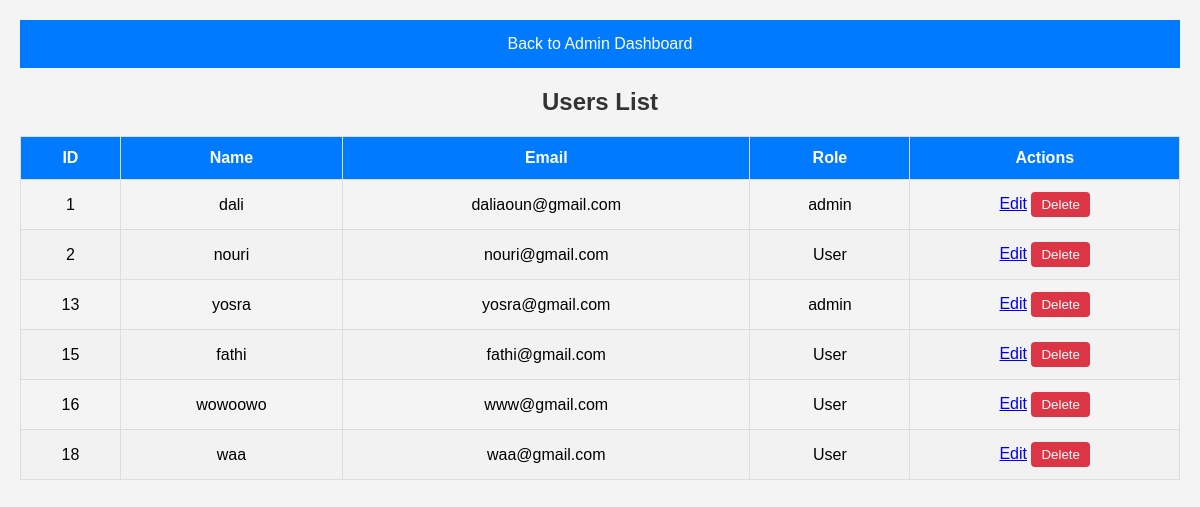
Page /app/views/DisplayUsers.php (signed in) on the committed database.
### tables this page shows
CREATE TABLE `users` (
  `id` int(11) NOT NULL,
  `name` varchar(100) NOT NULL,
  `email` varchar(100) NOT NULL,
  `password` varchar(255) NOT NULL,
  `created_at` timestamp NULL DEFAULT current_timestamp(),
  `role` varchar(50) DEFAULT NULL
);

### app/controllers/UserCrudController.php (called while the page is built, shortened)
<?php
require_once '../models/User.php';
class UserCrudController {
    private $userModel;
    public function __construct($db) {
        $this->userModel = new User($db);
    }
    public function getUsers() {
        return $this->userModel->getAllUsers();
    }
}
?>

### app/models/User.php (called while the page is built, shortened)
<?php
class User {
    private $conn;
    private $table_name = "users";
    public function __construct($db) {
        $this->conn = $db;
    }
    public function getAllUsers() {
        $query = "SELECT * FROM " . $this->table_name;
        $stmt = $this->conn->query($query);
        return $stmt->fetch_all(MYSQLI_ASSOC);
    }
}

### app/views/DisplayUsers.php (the view, shortened to what this page needs)
<?php
require_once '../controllers/UserCrudController.php';
$database = new Database();
$db = $database->connect();
$userCrudController = new UserCrudController($db);
$users = $userCrudController->getUsers();
?>
<!DOCTYPE html>
<html lang="en">
<head>
</head>
<body>
    <div class="navbar">
        <a href="Dashboard.php">Back to Admin Dashboard</a>
    </div>
    <h2>Users List</h2>
    <table>
        <thead>
            <tr>
                <th>ID</th>
                <th>Name</th>
                <th>Email</th>
                <th>Role</th>
                <th>Actions</th>
            </tr>
        </thead>
        <tbody>
            <?php if (!empty($users)): ?>
                <?php foreach ($users as $user): ?>
                    <tr>
                        <td><?php echo $user['id']; ?></td>
                        <td><?php echo htmlspecialchars($user['name']); ?></td>
                        <td><?php echo htmlspecialchars($user['email']); ?></td>
                        <td><?php echo $user['role'] ? htmlspecialchars($user['role']) : 'User'; ?></td>
                        <td>
                            <a href="EditUser.php?id=<?php echo $user['id']; ?>">Edit</a>
                            <form method="POST" action="DeleteUser.php" style="display:inline;">
                                <button type="submit" class="delete-button">Delete</button>
                            </form>
                        </td>
                    </tr>
                <?php endforeach; ?>
            <?php else: ?>
                <tr>
                    <td colspan="5">No users found.</td>
                </tr>
            <?php endif; ?>
        </tbody>
    </table>
</body>
</html>

### app/views/DisplayUsers.php (style rules this page uses)
body { font-family: Arial, sans-serif; background-color: #f4f4f4; margin: 0; padding: 20px; }
.navbar { background-color: #007bff; padding: 15px; text-align: center; margin-bottom: 20px; }
.navbar a { color: white; text-decoration: none; padding: 14px 20px; margin: 0 10px; border-radius: 4px; transition: background-color 0.3s; }
h2 { text-align: center; color: #333; margin-bottom: 20px; }
table { width: 100%; border-collapse: collapse; margin: 0 auto; }
th, td { border: 1px solid #ddd; padding: 12px; text-align: center; }
th { background-color: #007bff; color: white; }
tbody tr:nth-child(even) { background-color: #f2f2f2; }
.edit-button, .delete-button { padding: 5px 10px; border: none; border-radius: 4px; cursor: pointer; transition: background-color 0.3s; }
.delete-button { background-color: #dc3545; color: white; }

### rows in the picture
users: id "1", name "dali", email "daliaoun@gmail.com", role "admin"
users: id "2", name "nouri", email "nouri@gmail.com", shows "User"
users: id "13", name "yosra", email "yosra@gmail.com", role "admin"
users: id "15", name "fathi", email "fathi@gmail.com", role "User"
users: id "16", name "wowoowo", email "www@gmail.com", shows "User"
users: id "18", name "waa", email "waa@gmail.com", shows "User"
